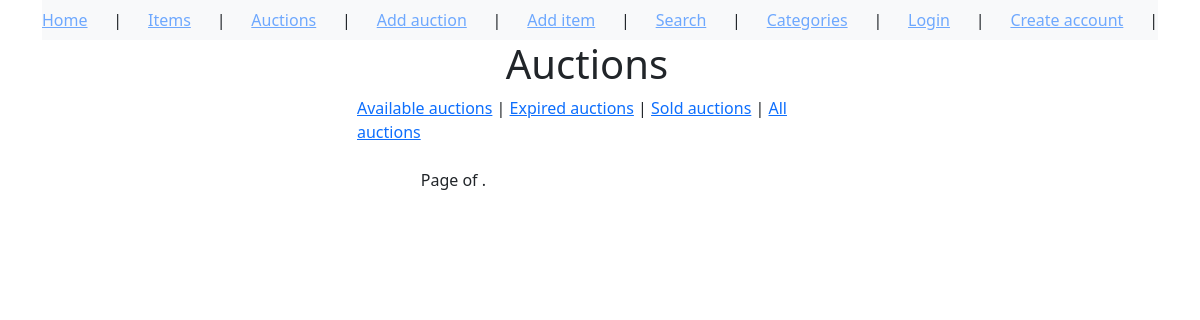
/auctions/, run on an earlier commit of the app's database.
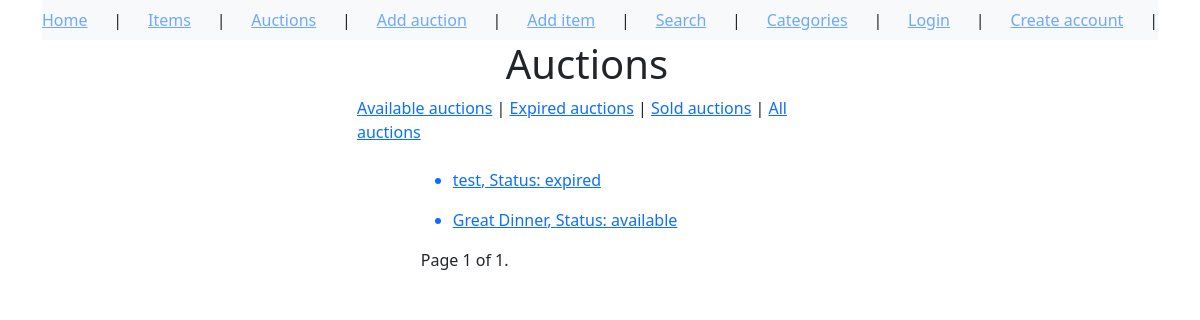
And on a later commit of the database.
### auctions/models.py (models this page shows, shortened)
class Auction(models.Model):
    CHOICES = (
        ('available', 'available'),
        ('expired', 'expired'),
        ('sold', 'sold'),
    )
    id = models.UUIDField(
        default=uuid.uuid4,
        unique=True,
        primary_key=True,
        editable=False
    )
    name = models.CharField(max_length=255)
    item = models.ForeignKey(Item, on_delete=models.CASCADE)
    min_price = models.DecimalField(max_digits=10, decimal_places=2)
    buy_now_price = models.DecimalField(max_digits=10, decimal_places=2, null=True, blank=True)
    end_date = models.DateTimeField()
    seller = models.ForeignKey(User, on_delete=models.CASCADE, related_name='seller')
    buyer = models.ForeignKey(User, on_delete=models.CASCADE, blank=True, related_name='buyer', null=True)
    status = models.CharField(choices=CHOICES, default='available', max_length=64)

### auctions/views.py (the view)
# urls.py: path('auctions/', auctions.AuctionsList.as_view()),
class AuctionsList(ListView):
    model = Auction
    context_object_name = 'auctions'
    paginate_by = 5
    ordering = 'end_date'
    def get_context_data(self, **kwargs):
        context = super().get_context_data(**kwargs)    # Get default context data
        for auction in context['auctions']:
            if auction.status == 'available':
                if auction.end_date < timezone.now():   # Check if end date is past
                    auction.status = 'expired'
                    auction.save()
                if auction.end_date < timezone.now() and auction.bid_set.count() > 0:
                    auction.status = 'sold'
                    auction.save()
            return context
    def get_template_names(self, **kwargs):
        status = self.request.GET.get('status')     # Get status parameter from the request
        if status == 'expired':
            return 'auctions/expired_auction_list.html'
        elif status == 'available':
            return 'auctions/available_auction_list.html'
        elif status == 'sold':
            return 'auctions/sold_auction_list.html'
        else:
            return 'auctions/auction_list.html'

### templates/auctions/auction_list.html (shortened to what this page needs)
{% extends 'auctions/base_template.html' %}
{% block content %}
<div id="content", name="content", class="main">
    <div class="row justify-content-center">
        <div class="col-5">
<h1>Auctions</h1>
</div>
</div>
</div>
<div id="content", name="content", class="main">
    <div class="row justify-content-center">
        <div class="col-15">
<a href="/auctions/?status=available">Available auctions</a> |
<a href="/auctions/?status=expired">Expired auctions</a> |
<a href="/auctions/?status=sold">Sold auctions</a> |
<a href="/auctions">All auctions</a>
</div>
</div>
</div><br>
<div id="content", name="content", class="main">
    <div class="row justify-content-center">
        <div class="col-9">
{% for auction in auctions %}
<ul>
<a href="/auction/{{ auction.id }}"><li>{{ auction.name }}, Status: {{ auction.status }}</li></a>
</ul>
{% endfor %}
<div class="pagination">
    <span class="step-links">
        <span class="current">
            Page {{ page_obj.number }} of {{ page_obj.paginator.num_pages }}.
        </span>
    </span>
</div>
</div>
</div>
</div>
{% endblock %}

What changed in the data, as far as the page shows it:
added Auction: name "test", status "expired"
added Auction: name "Great Dinner", status "available"
Also different on the page:
{{ page_obj.number }}: (not shown) → "1"
{{ page_obj.paginator.num_pages }}: (not shown) → "1"
